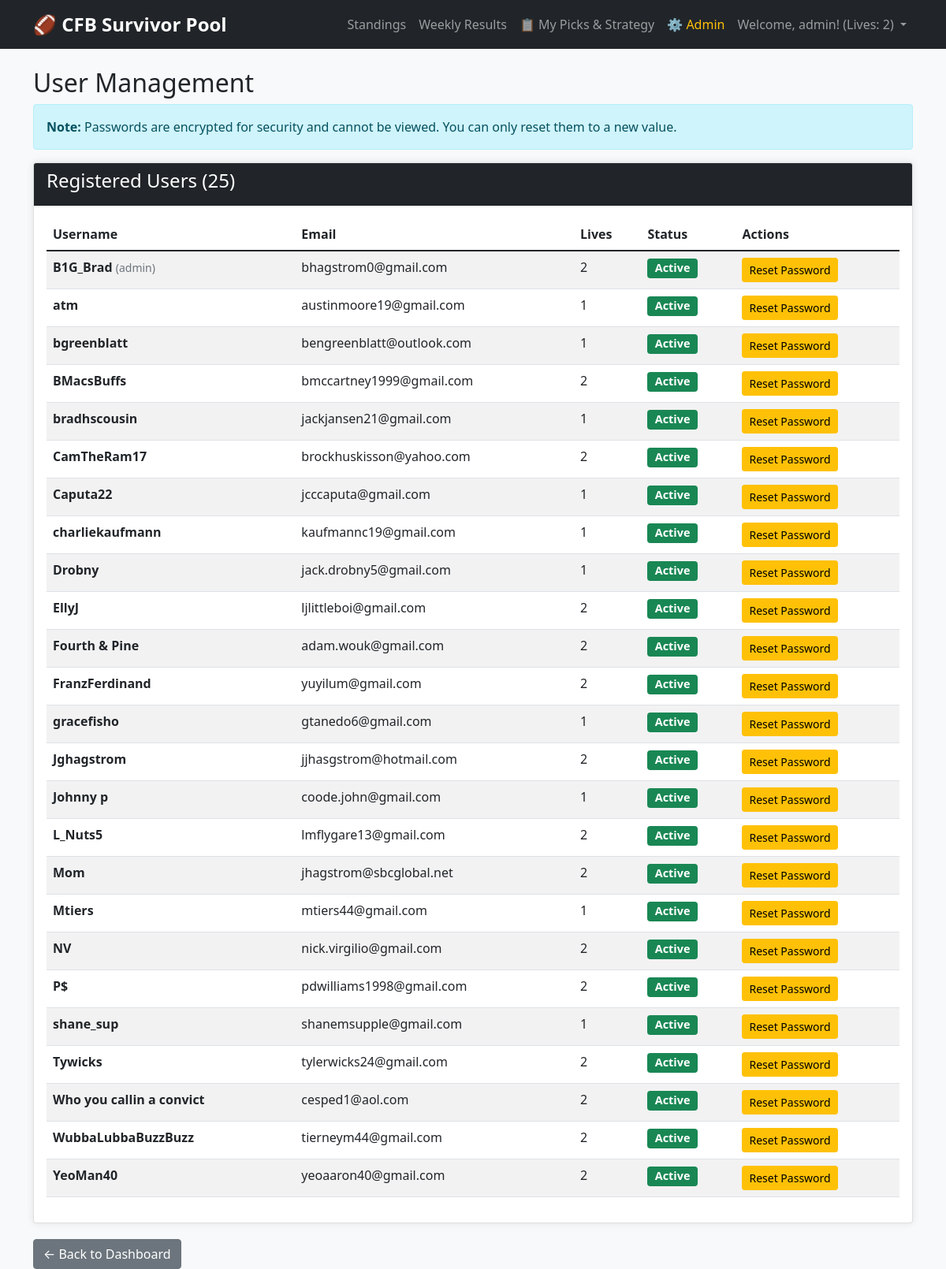
/admin/users (signed in), run on an earlier commit of the app's database.
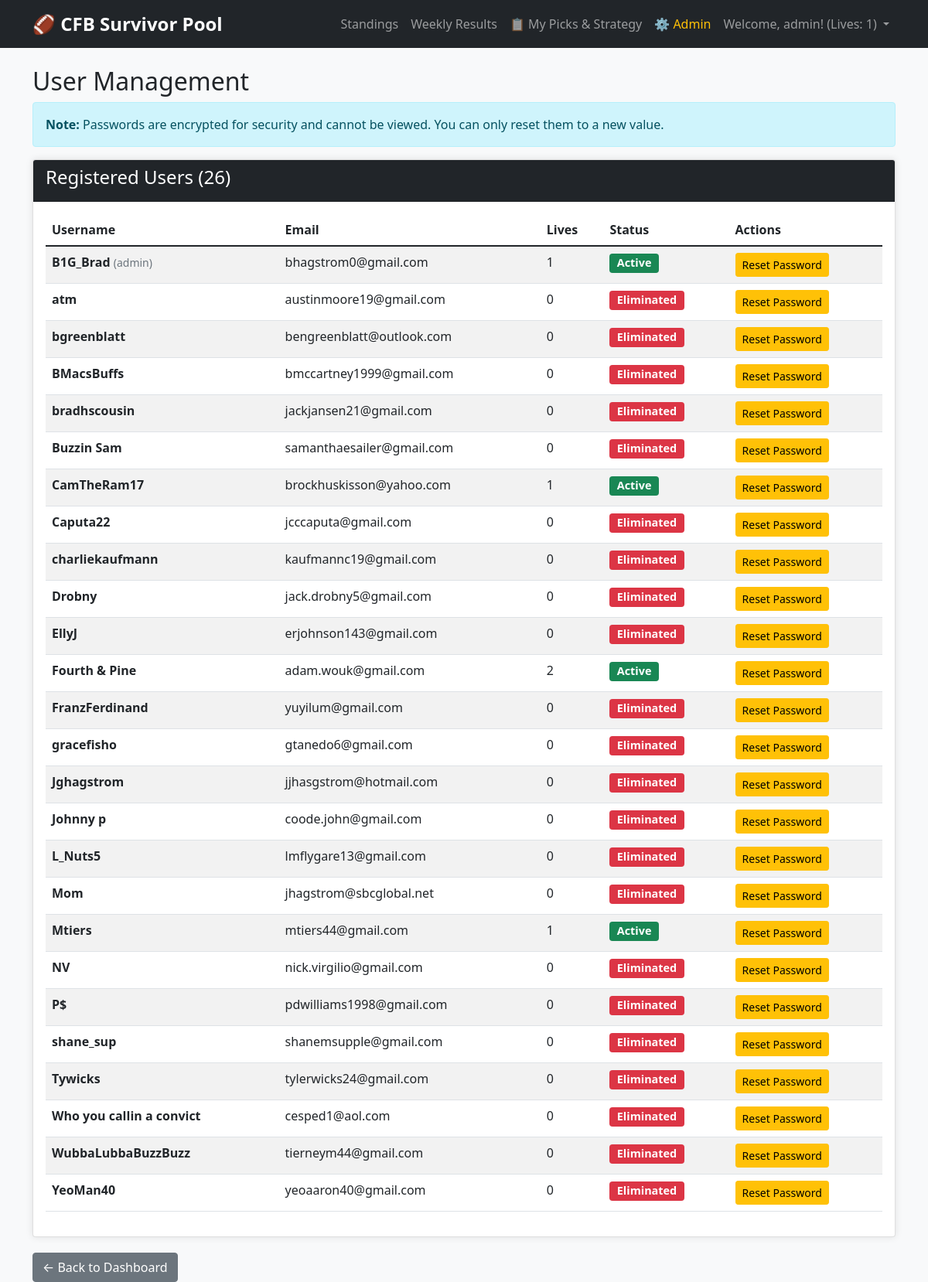
And on a later commit of the database.
### models.py (models this page shows, shortened)
class User(UserMixin, db.Model):
    id = db.Column(db.Integer, primary_key=True)
    username = db.Column(db.String(80), unique=True, nullable=False)
    email = db.Column(db.String(120), unique=True, nullable=False)
    password = db.Column(db.String(200), nullable=False)
    lives_remaining = db.Column(db.Integer, default=2)
    is_eliminated = db.Column(db.Boolean, default=False)
    has_paid = db.Column(db.Boolean, default=False)
    cumulative_spread = db.Column(db.Float, default=0.0)
    picks = db.relationship('Pick', backref='user', lazy=True)
    @property
    def display_name(self):
        if self.username == 'admin':
            return 'B1G_Brad'
        return self.username

### app.py (the view)
@app.route('/admin/users')
@admin_required
def admin_users():
    all_users = User.query.order_by(func.lower(User.username)).all()
    return render_template('admin/users.html', users=all_users)

### app.py (called while the page is built)
@app.context_processor
def inject_helpers():
    helpers = {
        'format_deadline': format_deadline,
        'to_pool_time': to_pool_time,
        'get_current_time': get_current_time,
        'timezone': POOL_TZ_NAME,
    }
    helpers.update(get_display_helpers())
    return helpers

@login_manager.user_loader
def load_user(user_id):
    return db.session.get(User, int(user_id))

def admin_required(f):
    @wraps(f)
    def decorated_function(*args, **kwargs):
        if not current_user.is_authenticated:
            flash('Please log in first.', 'error')
            return redirect(url_for('login'))
        if current_user.username not in ['admin', 'B1G_Brad']:
            flash('Admin access required.', 'error')
            return redirect(url_for('index'))
        return f(*args, **kwargs)
    return decorated_function

### display_utils.py (called while the page is built)
def get_display_helpers():
    return {
        'get_week_display_name': get_week_display_name,
        'get_week_short_label': get_week_short_label,
        'is_week_playoff': is_week_playoff,
        'format_week_for_title': format_week_for_title,
        'format_week_for_navigation': format_week_for_navigation,
        'get_playoff_teams': get_playoff_teams
    }

### templates/admin/users.html (shortened to what this page needs)
{% extends "base.html" %}
{% block content %}
<h2>User Management</h2>
<div class="alert alert-info">
    <strong>Note:</strong> Passwords are encrypted for security and cannot be viewed.
    You can only reset them to a new value.
</div>
<div class="card">
    <div class="card-header bg-dark text-white">
        <h4>Registered Users ({{ users|length }})</h4>
    </div>
    <div class="card-body">
        <table class="table table-striped">
            <thead>
                <tr>
                    <th>Username</th>
                    <th>Email</th>
                    <th>Lives</th>
                    <th>Status</th>
                    <th>Actions</th>
                </tr>
            </thead>
            <tbody>
                {% for user in users %}
                <tr>
                    <td><strong>{{ user.display_name }}</strong>
   {% if user.username != user.display_name %}
       <small class="text-muted">({{ user.username }})</small>
   {% endif %}</td>
                    <td>{{ user.email }}</td>
                    <td>{{ user.lives_remaining }}</td>
                    <td>
                        {% if user.is_eliminated %}
                            <span class="badge bg-danger">Eliminated</span>
                        {% else %}
                            <span class="badge bg-success">Active</span>
                        {% endif %}
                    </td>
                    <td>
                        <button type="button" class="btn btn-sm btn-warning"
                                data-bs-toggle="modal"
                                data-bs-target="#resetModal{{ user.id }}">
                            Reset Password
                        </button>
                    </td>
                </tr>
                {% endfor %}
            </tbody>
        </table>
    </div>
</div>
<div class="mt-3">
    <a href="{{ url_for('admin_dashboard') }}" class="btn btn-secondary">← Back to Dashboard</a>
</div>
{% endblock %}

### templates/base.html (shortened to what this page needs)
<!DOCTYPE html>
<html lang="en">
<head>
    <link href="https://cdn.jsdelivr.net/npm/bootstrap@5.1.3/dist/css/bootstrap.min.css" rel="stylesheet">
    <link rel="stylesheet" href="{{ url_for('static', filename='style.css') }}">
</head>
<body>
    <nav class="navbar navbar-expand-lg navbar-dark bg-dark">
        <div class="container">
            <a class="navbar-brand" href="{{ url_for('index') }}">🏈 CFB Survivor Pool</a>
            <div class="collapse navbar-collapse" id="navbarNav">
                <ul class="navbar-nav ms-auto">
                    {% if current_user.is_authenticated %}
                        <li class="nav-item">
                            <a class="nav-link" href="{{ url_for('index') }}">Standings</a>
                        </li>
                        <li class="nav-item">
                            <a class="nav-link" href="{{ url_for('weekly_results') }}">Weekly Results</a>
                        </li>
                        <li class="nav-item">
                            <a class="nav-link" href="{{ url_for('my_picks') }}">📋 My Picks & Strategy</a>
                        </li>
                        {% if current_user.username in ['admin', 'commissioner'] %}
                            <li class="nav-item">
                                <a class="nav-link text-warning" href="{{ url_for('admin_dashboard') }}">
                                    ⚙️ Admin
                                </a>
                            </li>
                        {% endif %}
                        <li class="nav-item dropdown">
                            <a class="nav-link dropdown-toggle" href="#" id="userDropdown"
                               role="button" data-bs-toggle="dropdown" aria-expanded="false">
                                Welcome, {{ current_user.username }}!
                                (Lives: {{ current_user.lives_remaining }})
                            </a>
                        </li>
                    {% endif %}
                </ul>
            </div>
        </div>
    </nav>
    <div class="container mt-4">
        {% block content %}{% endblock %}
    </div>
</body>
</html>

### static/style.css (style rules this page uses)
body { background-color: #f8f9fa; }
.navbar-brand { font-size: 1.5rem; font-weight: bold; }
.card { box-shadow: 0 0 10px rgba(0,0,0,0.1); margin-bottom: 20px; }
.table { background-color: white; }
.badge { font-size: 0.9rem; }

What changed in the data, as far as the page shows it:
changed User "B1G_Brad": lives_remaining "2" → "1"
changed User "atm": lives_remaining "1" → "0"; is_eliminated "Active" → "Eliminated"
changed User "bgreenblatt": lives_remaining "1" → "0"; is_eliminated "Active" → "Eliminated"
changed User "BMacsBuffs": lives_remaining "2" → "0"; is_eliminated "Active" → "Eliminated"
changed User "bradhscousin": lives_remaining "1" → "0"; is_eliminated "Active" → "Eliminated"
added User: display_name "Buzzin Sam", email "samanthaesailer@gmail.com", lives_remaining "0", is_eliminated "Eliminated"
changed User "CamTheRam17": lives_remaining "2" → "1"
changed User "Caputa22": lives_remaining "1" → "0"; is_eliminated "Active" → "Eliminated"
changed User "charliekaufmann": lives_remaining "1" → "0"; is_eliminated "Active" → "Eliminated"
changed User "Drobny": lives_remaining "1" → "0"; is_eliminated "Active" → "Eliminated"
changed User "EllyJ": email "ljlittleboi@gmail.com" → "erjohnson143@gmail.com"; lives_remaining "2" → "0"; is_eliminated "Active" → "Eliminated"
changed User "FranzFerdinand": lives_remaining "2" → "0"; is_eliminated "Active" → "Eliminated"
changed User "gracefisho": lives_remaining "1" → "0"; is_eliminated "Active" → "Eliminated"
changed User "Jghagstrom": lives_remaining "2" → "0"; is_eliminated "Active" → "Eliminated"
changed User "Johnny p": lives_remaining "1" → "0"; is_eliminated "Active" → "Eliminated"
changed User "L_Nuts5": lives_remaining "2" → "0"; is_eliminated "Active" → "Eliminated"
changed User "Mom": lives_remaining "2" → "0"; is_eliminated "Active" → "Eliminated"
changed User "NV": lives_remaining "2" → "0"; is_eliminated "Active" → "Eliminated"
changed User "pdwilliams1998@gmail.com": lives_remaining "2" → "0"; is_eliminated "Active" → "Eliminated"
changed User "shane_sup": lives_remaining "1" → "0"; is_eliminated "Active" → "Eliminated"
changed User "Tywicks": lives_remaining "2" → "0"; is_eliminated "Active" → "Eliminated"
changed User "Who you callin a convict": lives_remaining "2" → "0"; is_eliminated "Active" → "Eliminated"
changed User "WubbaLubbaBuzzBuzz": lives_remaining "2" → "0"; is_eliminated "Active" → "Eliminated"
changed User "YeoMan40": lives_remaining "2" → "0"; is_eliminated "Active" → "Eliminated"
Also different on the page:
{{ users|length }}: "25" → "26"
